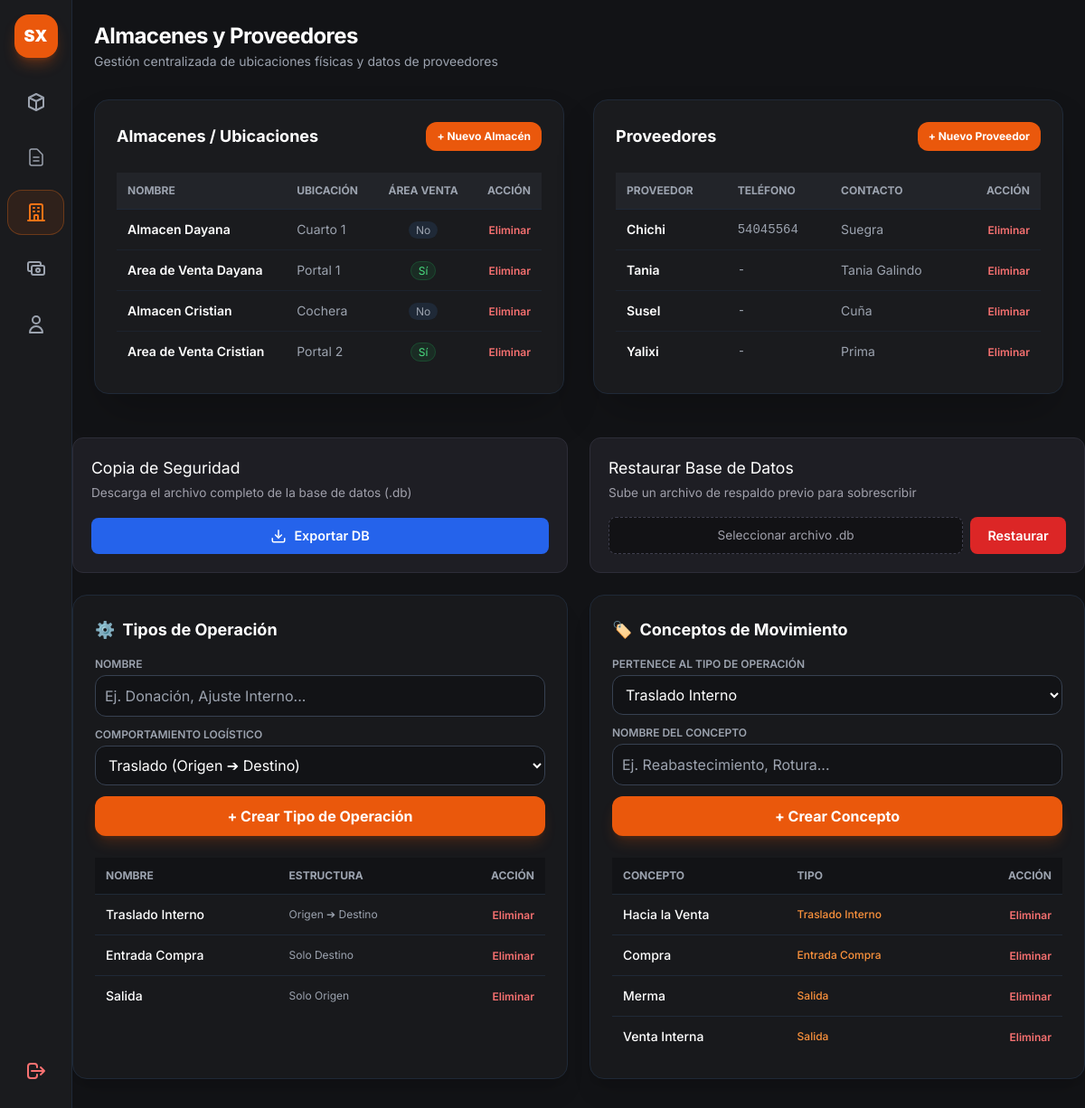
/admin/gestion-entidades (signed in), run on the app's committed database.
### app.py (models this page shows)
class Almacen(db.Model):
    __tablename__ = 'almacenes'
    id = db.Column(db.Integer, primary_key=True)
    nombre = db.Column(db.String(100), nullable=False, unique=True)
    ubicacion = db.Column(db.String(150), nullable=True)
    es_area_venta = db.Column(db.Boolean, default=False)
    stocks = db.relationship('StockAlmacen', backref='almacen', cascade="all, delete-orphan", lazy=True)

class Proveedor(db.Model):
    __tablename__ = 'proveedores'
    id = db.Column(db.Integer, primary_key=True)
    nombre = db.Column(db.String(100), nullable=False, unique=True)
    telefono = db.Column(db.String(30), nullable=True)
    contacto = db.Column(db.String(100), nullable=True)

class TipoOperacion(db.Model):
    __tablename__ = 'tipos_operacion'
    id = db.Column(db.Integer, primary_key=True)
    nombre = db.Column(db.String(50), nullable=False) # Ej: "Traslado Interno", "Entrada de Inventario", "Salida / Ajuste"
    codigo = db.Column(db.String(20), unique=True, nullable=False) # 'traslado', 'entrada', 'salida'
    requiere_origen = db.Column(db.Boolean, default=True)
    requiere_destino = db.Column(db.Boolean, default=True)
    conceptos = db.relationship('ConceptoMovimiento', backref='tipo', cascade='all, delete-orphan', lazy=True)

class ConceptoMovimiento(db.Model):
    __tablename__ = 'conceptos_movimiento'
    id = db.Column(db.Integer, primary_key=True)
    nombre = db.Column(db.String(100), nullable=False)
    tipo_id = db.Column(db.Integer, db.ForeignKey('tipos_operacion.id'), nullable=False)

### app.py (the view)
@app.route('/admin/gestion-entidades', methods=['GET'])
def vista_gestion_entidades():
    if 'user' not in session or session.get('rol') != 'admin':
        return redirect(url_for('login'))
    almacenes = Almacen.query.all()
    proveedores = Proveedor.query.all()
    tipos_operacion = TipoOperacion.query.all()
    conceptos = ConceptoMovimiento.query.all()
    return render_template(
        'admin_gestion.html',
        almacenes=almacenes,
        proveedores=proveedores,
        tipos_operacion=tipos_operacion,
        conceptos=conceptos
    )

### templates/admin_gestion.html (shortened to what this page needs)
{% extends "base.html" %}
{% block content %}
<main class="p-6 space-y-8 flex-1">
    <header class="flex justify-between items-center">
        <div>
            <h1 class="text-2xl font-bold text-white tracking-tight">Almacenes y Proveedores</h1>
            <p class="text-sm text-gray-400 mt-0.5">Gestión centralizada de ubicaciones físicas y datos de proveedores
            </p>
        </div>
    </header>
    <div class="grid grid-cols-1 lg:grid-cols-2 gap-8">
        <section class="bg-[#1a1b1e] border border-gray-800 rounded-2xl p-6 shadow-2xl flex flex-col justify-between">
            <div>
                <div class="flex justify-between items-center mb-6">
                    <h2 class="text-lg font-bold text-white">Almacenes / Ubicaciones</h2>
                    <button onclick="abrirModalAlmacen()"
                        class="px-3 py-2 bg-orange-600 hover:bg-orange-500 text-white text-xs font-bold rounded-xl transition">
                        + Nuevo Almacén
                    </button>
                </div>
                <div class="overflow-x-auto">
                    <table class="w-full text-left border-collapse text-sm">
                        <thead>
                            <tr
                                class="border-b border-gray-800 text-xs font-semibold text-gray-400 uppercase bg-[#222429]">
                                <th class="p-3">Nombre</th>
                                <th class="p-3">Ubicación</th>
                                <th class="p-3 text-center">Área Venta</th>
                                <th class="p-3 text-right">Acción</th>
                            </tr>
                        </thead>
                        <tbody class="divide-y divide-gray-800/60">
                            {% for a in almacenes %}
                            <tr class="hover:bg-gray-800/30">
                                <td class="p-3 font-semibold text-white">{{ a.nombre }}</td>
                                <td class="p-3 text-gray-400">{{ a.ubicacion if a.ubicacion else '-' }}</td>
                                <td class="p-3 text-center">
                                    {% if a.es_area_venta %}
                                    <span
                                        class="px-2 py-0.5 text-xs bg-green-500/10 text-green-400 border border-green-500/20 rounded-full">Sí</span>
                                    {% else %}
                                    <span class="px-2 py-0.5 text-xs bg-gray-800 text-gray-400 rounded-full">No</span>
                                    {% endif %}
                                </td>
                                <td class="p-3 text-right">
                                    <form action="{{ url_for('eliminar_almacen', id=a.id) }}" method="POST"
                                        onsubmit="return confirm('¿Eliminar almacén?');">
                                        <button type="submit"
                                            class="text-red-400 hover:text-red-300 text-xs font-semibold">Eliminar</button>
                                    </form>
                                </td>
                            </tr>
                            {% else %}
                            <tr>
                                <td colspan="4" class="p-4 text-center text-gray-500">No hay almacenes creados.</td>
                            </tr>
                            {% endfor %}
                        </tbody>
                    </table>
                </div>
            </div>
        </section>
        <section class="bg-[#1a1b1e] border border-gray-800 rounded-2xl p-6 shadow-2xl flex flex-col justify-between">
            <div>
                <div class="flex justify-between items-center mb-6">
                    <h2 class="text-lg font-bold text-white">Proveedores</h2>
                    <button onclick="abrirModalProveedor()"
                        class="px-3 py-2 bg-orange-600 hover:bg-orange-500 text-white text-xs font-bold rounded-xl transition">
                        + Nuevo Proveedor
                    </button>
                </div>
                <div class="overflow-x-auto">
                    <table class="w-full text-left border-collapse text-sm">
                        <thead>
                            <tr
                                class="border-b border-gray-800 text-xs font-semibold text-gray-400 uppercase bg-[#222429]">
                                <th class="p-3">Proveedor</th>
                                <th class="p-3">Teléfono</th>
                                <th class="p-3">Contacto</th>
                                <th class="p-3 text-right">Acción</th>
                            </tr>
                        </thead>
                        <tbody class="divide-y divide-gray-800/60">
                            {% for p in proveedores %}
                            <tr class="hover:bg-gray-800/30">
                                <td class="p-3 font-semibold text-white">{{ p.nombre }}</td>
                                <td class="p-3 text-gray-400 font-mono">{{ p.telefono if p.telefono else '-' }}</td>
                                <td class="p-3 text-gray-400">{{ p.contacto if p.contacto else '-' }}</td>
                                <td class="p-3 text-right">
                                    <form action="{{ url_for('eliminar_proveedor', id=p.id) }}" method="POST"
                                        onsubmit="return confirm('¿Eliminar proveedor?');">
                                        <button type="submit"
                                            class="text-red-400 hover:text-red-300 text-xs font-semibold">Eliminar</button>
                                    </form>
                                </td>
                            </tr>
                            {% else %}
                            <tr>
                                <td colspan="4" class="p-4 text-center text-gray-500">No hay proveedores creados.</td>
                            </tr>
                            {% endfor %}
                        </tbody>
                    </table>
                </div>
            </div>
        </section>
    </div>
</main>
<div class="db-tools-container">
    <div class="db-card">
        <div class="db-card-info">
            <h3>Copia de Seguridad</h3>
            <p>Descarga el archivo completo de la base de datos (.db)</p>
        </div>
        <a href="{{ url_for('exportar_db') }}" class="btn-db btn-export">
            <svg width="18" height="18" viewBox="0 0 24 24" fill="none" stroke="currentColor" stroke-width="2">
                <path d="M21 15v4a2 2 0 0 1-2 2H5a2 2 0 0 1-2-2v-4" />
                <polyline points="7 10 12 15 17 10" />
                <line x1="12" y1="15" x2="12" y2="3" />
            </svg>
            Exportar DB
        </a>
    </div>
    <div class="db-card">
        <div class="db-card-info">
            <h3>Restaurar Base de Datos</h3>
            <p>Sube un archivo de respaldo previo para sobrescribir</p>
        </div>
        <form action="{{ url_for('importar_db') }}" method="POST" enctype="multipart/form-data" class="restore-form">
            <label for="archivo_db" class="file-dropzone">
                <span id="file-label-text">Seleccionar archivo .db</span>
            </label>
            <button type="submit" class="btn-db btn-import">
                Restaurar
            </button>
        </form>
    </div>
</div>
<div class="grid grid-cols-1 lg:grid-cols-2 gap-6 mb-8">
    <div class="bg-[#18191c] border border-gray-800 rounded-2xl p-6 shadow-xl">
        <h2 class="text-lg font-bold text-white mb-4 flex items-center gap-2">
            <span>⚙️</span> Tipos de Operación
        </h2>
        <form action="/admin/tipo-operacion/nuevo" method="POST" class="space-y-3 mb-6">
            <div>
                <label class="block text-xs font-semibold text-gray-400 uppercase mb-1">Nombre</label>
                <input type="text" name="nombre" required placeholder="Ej. Donación, Ajuste Interno..."
                    class="w-full bg-[#121316] border border-gray-700 rounded-xl p-2.5 text-white focus:border-orange-500 focus:outline-none">
            </div>
            <div>
                <label class="block text-xs font-semibold text-gray-400 uppercase mb-1">Comportamiento Logístico</label>
                <select name="comportamiento" required
                    class="w-full bg-[#121316] border border-gray-700 rounded-xl p-2.5 text-white focus:border-orange-500 focus:outline-none">
                    <option value="traslado">Traslado (Origen ➔ Destino)</option>
                </select>
            </div>
            <button type="submit"
                class="w-full bg-orange-600 hover:bg-orange-500 text-white font-bold p-2.5 rounded-xl transition-all shadow-lg shadow-orange-600/20">
                + Crear Tipo de Operación
            </button>
        </form>
        <div class="overflow-x-auto">
            <table class="w-full text-left text-sm text-gray-300">
                <thead class="text-xs uppercase bg-[#121316] text-gray-400 border-b border-gray-800">
                    <tr>
                        <th class="p-3">Nombre</th>
                        <th class="p-3">Estructura</th>
                        <th class="p-3 text-right">Acción</th>
                    </tr>
                </thead>
                <tbody class="divide-y divide-gray-800">
                    {% for t in tipos_operacion %}
                    <tr class="hover:bg-gray-800/40">
                        <td class="p-3 font-medium text-white">{{ t.nombre }}</td>
                        <td class="p-3 text-xs text-gray-400">
                            {% if t.requiere_origen and t.requiere_destino %} Origen ➔ Destino
                            {% elif t.requiere_destino %} Solo Destino
                            {% else %} Solo Origen {% endif %}
                        </td>
                        <td class="p-3 text-right">
                            <form action="/admin/tipo-operacion/eliminar/{{ t.id }}" method="POST" class="inline"
                                onsubmit="return confirm('¿Eliminar tipo de operación?');">
                                <button type="submit"
                                    class="text-red-400 hover:text-red-300 font-semibold text-xs">Eliminar</button>
                            </form>
                        </td>
                    </tr>
                    {% endfor %}
                </tbody>
            </table>
        </div>
    </div>
    <div class="bg-[#18191c] border border-gray-800 rounded-2xl p-6 shadow-xl">
        <h2 class="text-lg font-bold text-white mb-4 flex items-center gap-2">
            <span>🏷️</span> Conceptos de Movimiento
        </h2>
        <form action="/admin/concepto/nuevo" method="POST" class="space-y-3 mb-6">
            <div>
                <label class="block text-xs font-semibold text-gray-400 uppercase mb-1">Pertenece al Tipo de
                    Operación</label>
                <select name="tipo_id" required
                    class="w-full bg-[#121316] border border-gray-700 rounded-xl p-2.5 text-white focus:border-orange-500 focus:outline-none">
                    {% for t in tipos_operacion %}
                    <option value="{{ t.id }}">{{ t.nombre }}</option>
                    {% endfor %}
                </select>
            </div>
            <div>
                <label class="block text-xs font-semibold text-gray-400 uppercase mb-1">Nombre del Concepto</label>
                <input type="text" name="nombre" required placeholder="Ej. Reabastecimiento, Rotura..."
                    class="w-full bg-[#121316] border border-gray-700 rounded-xl p-2.5 text-white focus:border-orange-500 focus:outline-none">
            </div>
            <button type="submit"
                class="w-full bg-orange-600 hover:bg-orange-500 text-white font-bold p-2.5 rounded-xl transition-all shadow-lg shadow-orange-600/20">
                + Crear Concepto
            </button>
        </form>
        <div class="overflow-x-auto">
            <table class="w-full text-left text-sm text-gray-300">
                <thead class="text-xs uppercase bg-[#121316] text-gray-400 border-b border-gray-800">
                    <tr>
                        <th class="p-3">Concepto</th>
                        <th class="p-3">Tipo</th>
                        <th class="p-3 text-right">Acción</th>
                    </tr>
                </thead>
                <tbody class="divide-y divide-gray-800">
                    {% for c in conceptos %}
                    <tr class="hover:bg-gray-800/40">
                        <td class="p-3 font-medium text-white">{{ c.nombre }}</td>
                        <td class="p-3 text-xs text-orange-400 font-medium">{{ c.tipo.nombre }}</td>
                        <td class="p-3 text-right">
                            <form action="/admin/concepto/eliminar/{{ c.id }}" method="POST" class="inline"
                                onsubmit="return confirm('¿Eliminar concepto?');">
                                <button type="submit"
                                    class="text-red-400 hover:text-red-300 font-semibold text-xs">Eliminar</button>
                            </form>
                        </td>
                    </tr>
                    {% endfor %}
                </tbody>
            </table>
        </div>
    </div>
</div>
{% endblock %}

### data on the page
Almacen: nombre "Almacen Dayana", ubicacion "Cuarto 1", es_area_venta "No"
Almacen: nombre "Area de Venta Dayana", ubicacion "Portal 1", es_area_venta "Sí"
Almacen: nombre "Almacen Cristian", ubicacion "Cochera", es_area_venta "No"
Almacen: nombre "Area de Venta Cristian", ubicacion "Portal 2", es_area_venta "Sí"
Proveedor: nombre "Chichi", telefono "54045564", contacto "Suegra"
Proveedor: nombre "Tania", telefono "-", contacto "Tania Galindo"
Proveedor: nombre "Susel", telefono "-", contacto "Cuña"
Proveedor: nombre "Yalixi", telefono "-", contacto "Prima"
TipoOperacion: nombre "Traslado Interno", requiere_origen "Origen ➔ Destino"
TipoOperacion: nombre "Entrada Compra", requiere_origen "Solo Destino"
TipoOperacion: nombre "Salida", requiere_origen "Solo Origen"
ConceptoMovimiento: nombre "Hacia la Venta", tipo.nombre "Traslado Interno"
ConceptoMovimiento: nombre "Compra", tipo.nombre "Entrada Compra"
ConceptoMovimiento: nombre "Merma", tipo.nombre "Salida"
ConceptoMovimiento: nombre "Venta Interna", tipo.nombre "Salida"

### other printed values
form field tipo_id "Traslado Interno"
